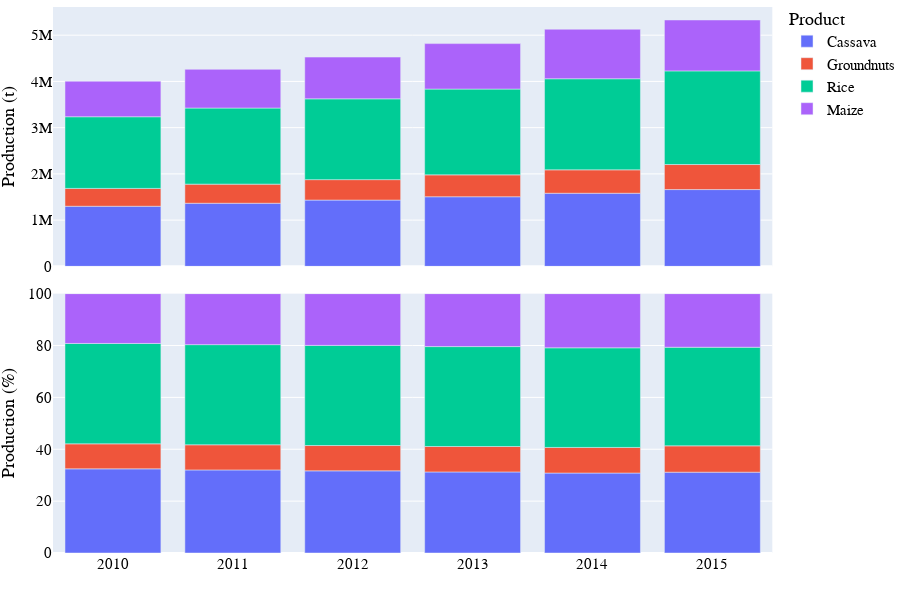

This figure's notebook cell:
### Markdown cell above
## Visualization of production data

### Code cell
# Bar chart of national crop production
country_iso, country_name = 'GN', 'Guinea'
df = pd.read_csv('../data/crop/adm_crop_production_%s.csv' % country_iso, index_col=0)
df['year'] = df['harvest_year']
year = [df['year'].min(), df['year'].max()]
product_order = ['Cassava','Groundnuts','Rice', 'Maize']
for season_name in ['Main']:
    footnote = 'National crop production in %s - %s' % (country_name, season_name)
    fn_save = '../figures/%s_bar_natgrainprod_%s.png' % (country_iso, season_name)
    sub = df[df['season_name'] == season_name]
    fig = PlotBarProduction(sub, year, product_order, footnote, fn_save)
    fig.show()

### Figure 1 — Plotly figure (JSON) as saved in the notebook; plotly's stock layout.template omitted (floating-point values rounded to 4 significant figures)
{"data": [{"alignmentgroup": "True", "hovertemplate": "product=Cassava<br>season_name=Main<br>type=orig_unit<br>year=%{x}<br>value=%{y}<extra></extra>", "legendgroup": "Cassava", "marker": {"color": "#636efa", "pattern": {"shape": ""}}, "name": "Cassava", "offsetgroup": "Cassava", "orientation": "v", "showlegend": true, "textposition": "auto", "type": "bar", "x": [2010, 2011, 2012, 2013, 2014, 2015], "xaxis": "x2", "y": [1299841, 1365114, 1433656, 1505649, 1581249, 1660647], "yaxis": "y2"}, {"alignmentgroup": "True", "hovertemplate": "product=Cassava<br>season_name=Main<br>type=percent<br>year=%{x}<br>value=%{y}<extra></extra>", "legendgroup": "Cassava", "marker": {"color": "#636efa", "pattern": {"shape": ""}}, "name": "Cassava", "offsetgroup": "Cassava", "orientation": "v", "showlegend": false, "textposition": "auto", "type": "bar", "x": [2010, 2011, 2012, 2013, 2014, 2015], "xaxis": "x", "y": [32.45, 32.03, 31.67, 31.25, 30.83, 31.16], "yaxis": "y"}, {"alignmentgroup": "True", "hovertemplate": "product=Groundnuts<br>season_name=Main<br>type=orig_unit<br>year=%{x}<br>value=%{y}<extra></extra>", "legendgroup": "Groundnuts", "marker": {"color": "#EF553B", "pattern": {"shape": ""}}, "name": "Groundnuts", "offsetgroup": "Groundnuts", "orientation": "v", "showlegend": true, "textposition": "auto", "type": "bar", "x": [2010, 2011, 2012, 2013, 2014, 2015], "xaxis": "x2", "y": [386055, 413088, 442017, 472971, 506091, 541526], "yaxis": "y2"}, {"alignmentgroup": "True", "hovertemplate": "product=Groundnuts<br>season_name=Main<br>type=percent<br>year=%{x}<br>value=%{y}<extra></extra>", "legendgroup": "Groundnuts", "marker": {"color": "#EF553B", "pattern": {"shape": ""}}, "name": "Groundnuts", "offsetgroup": "Groundnuts", "orientation": "v", "showlegend": false, "textposition": "auto", "type": "bar", "x": [2010, 2011, 2012, 2013, 2014, 2015], "xaxis": "x", "y": [9.639, 9.693, 9.765, 9.817, 9.868, 10.16], "yaxis": "y"}, {"alignmentgroup": "True", "hovertemplate": "product=Rice<br>season_name=Main<br>type=orig_unit<br>year=%{x}<br>value=%{y}<extra></extra>", "legendgroup": "Rice", "marker": {"color": "#00cc96", "pattern": {"shape": ""}}, "name": "Rice", "offsetgroup": "Rice", "orientation": "v", "showlegend": true, "textposition": "auto", "type": "bar", "x": [2010, 2011, 2012, 2013, 2014, 2015], "xaxis": "x2", "y": [1550055, 1645909, 1747687, 1855767, 1970530, 2025638], "yaxis": "y2"}, {"alignmentgroup": "True", "hovertemplate": "product=Rice<br>season_name=Main<br>type=percent<br>year=%{x}<br>value=%{y}<extra></extra>", "legendgroup": "Rice", "marker": {"color": "#00cc96", "pattern": {"shape": ""}}, "name": "Rice", "offsetgroup": "Rice", "orientation": "v", "showlegend": false, "textposition": "auto", "type": "bar", "x": [2010, 2011, 2012, 2013, 2014, 2015], "xaxis": "x", "y": [38.7, 38.62, 38.61, 38.52, 38.42, 38.01], "yaxis": "y"}, {"alignmentgroup": "True", "hovertemplate": "product=Maize<br>season_name=Main<br>type=orig_unit<br>year=%{x}<br>value=%{y}<extra></extra>", "legendgroup": "Maize", "marker": {"color": "#ab63fa", "pattern": {"shape": ""}}, "name": "Maize", "offsetgroup": "Maize", "orientation": "v", "showlegend": true, "textposition": "auto", "type": "bar", "x": [2010, 2011, 2012, 2013, 2014, 2015], "xaxis": "x2", "y": [769146, 837653, 902965, 983501, 1070966, 1101224], "yaxis": "y2"}, {"alignmentgroup": "True", "hovertemplate": "product=Maize<br>season_name=Main<br>type=percent<br>year=%{x}<br>value=%{y}<extra></extra>", "legendgroup": "Maize", "marker": {"color": "#ab63fa", "pattern": {"shape": ""}}, "name": "Maize", "offsetgroup": "Maize", "orientation": "v", "showlegend": false, "textposition": "auto", "type": "bar", "x": [2010, 2011, 2012, 2013, 2014, 2015], "xaxis": "x", "y": [19.2, 19.66, 19.95, 20.41, 20.88, 20.66], "yaxis": "y"}], "layout": {"annotations": [{"showarrow": false, "text": "", "textangle": 90, "x": 0.98, "xanchor": "left", "xref": "paper", "y": 0.2375, "yanchor": "middle", "yref": "paper"}, {"showarrow": false, "text": "", "textangle": 90, "x": 0.98, "xanchor": "left", "xref": "paper", "y": 0.7625, "yanchor": "middle", "yref": "paper"}, {"align": "left", "font": {"color": "dimgrey", "family": "arial", "size": 15}, "showarrow": false, "text": "National crop production in Guinea - Main", "x": 0, "xref": "paper", "y": -0.13, "yref": "paper"}], "barmode": "relative", "font": {"color": "black", "family": "arial", "size": 15}, "height": 600, "legend": {"title": {"text": "Product"}, "tracegroupgap": 0, "x": 1, "y": 1.01}, "margin": {"b": 0, "l": 0, "r": 0, "t": 0}, "width": 900, "xaxis": {"anchor": "y", "domain": [0, 0.98], "dtick": 1, "range": [2010.0, 2016.0], "title": {"text": ""}, "type": "linear"}, "xaxis2": {"anchor": "y2", "domain": [0, 0.98], "matches": "x", "showticklabels": false, "type": "linear"}, "yaxis": {"anchor": "x", "domain": [0, 0.475], "range": [0, 100], "title": {"text": "Production (%)"}, "type": "linear"}, "yaxis2": {"anchor": "x2", "autorange": true, "domain": [0.525, 1], "range": [0, 5610000.0], "title": {"text": "Production (t)"}, "type": "linear"}}}
